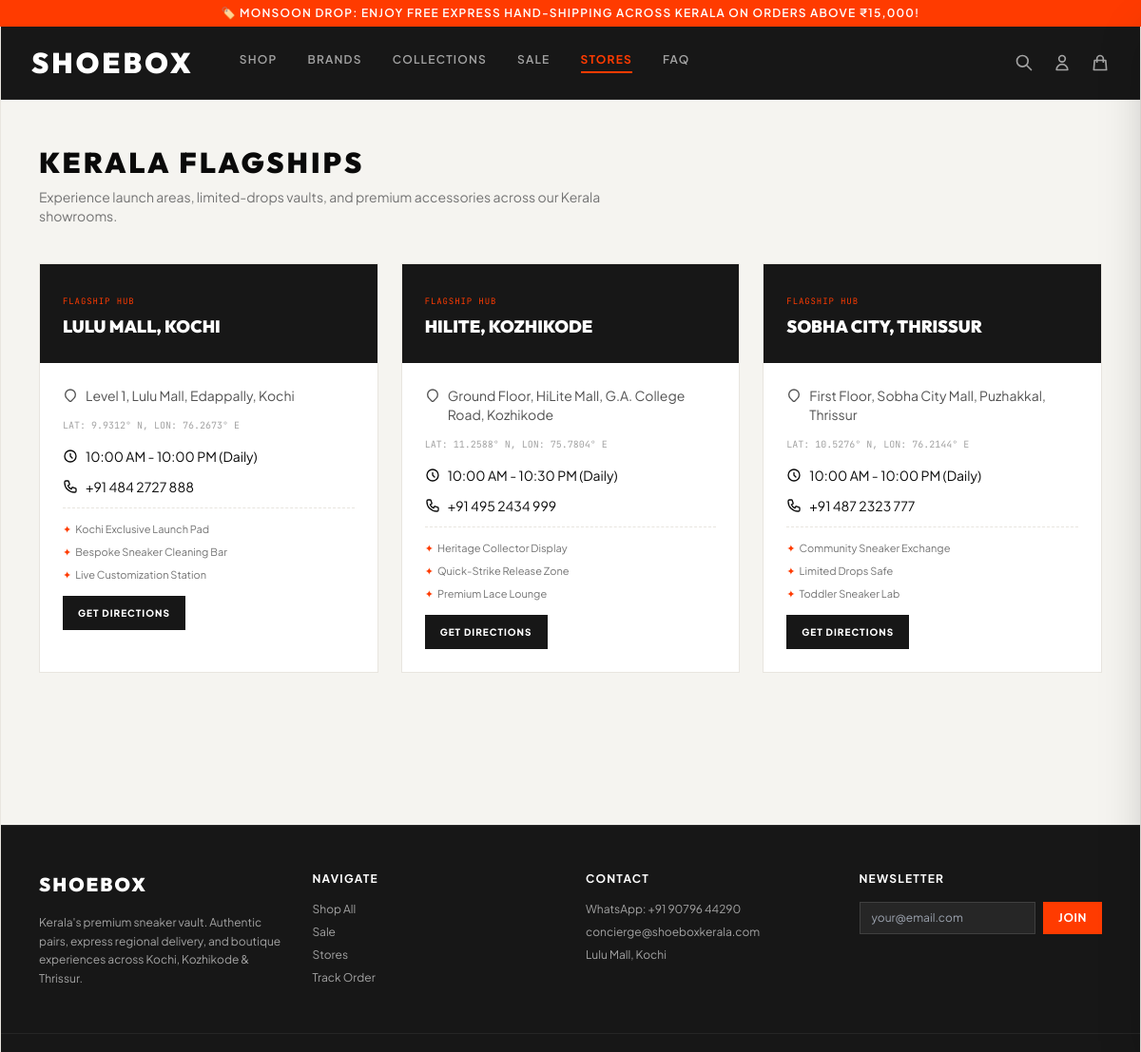
Screenshot of /stores.php with the database file from the repository.
### tables this page shows
CREATE TABLE stores (
  id             VARCHAR(30)  NOT NULL,
  name           VARCHAR(120) NOT NULL,
  location       VARCHAR(255) NOT NULL,
  coordinates    VARCHAR(80)  NOT NULL,
  directions_url VARCHAR(500) NOT NULL,
  phone          VARCHAR(20)  NOT NULL,
  hours          VARCHAR(80)  NOT NULL,
  sort_order     TINYINT UNSIGNED NOT NULL DEFAULT 0,
  PRIMARY KEY (id)
);

### config/database.php (called while the page is built, shortened)
<?php
function db(): PDO
{
    static $pdo = null;
    if ($pdo === null) {
        $dsn = 'mysql:host=' . DB_HOST . ';dbname=' . DB_NAME . ';charset=' . DB_CHARSET;
        $pdo = new PDO($dsn, DB_USER, DB_PASS, [
            PDO::ATTR_ERRMODE            => PDO::ERRMODE_EXCEPTION,
            PDO::ATTR_DEFAULT_FETCH_MODE => PDO::FETCH_ASSOC,
            PDO::ATTR_EMULATE_PREPARES   => false,
        ]);
    }
    return $pdo;
}

### includes/functions.php (called while the page is built, shortened)
<?php
function e(?string $value): string
{
    return htmlspecialchars($value ?? '', ENT_QUOTES, 'UTF-8');
}
function getStores(): array
{
    $stmt = db()->query('SELECT * FROM stores ORDER BY sort_order');
    $stores = $stmt->fetchAll();
    $featStmt = db()->query('SELECT store_id, feature FROM store_features ORDER BY sort_order');
    $features = [];
    foreach ($featStmt->fetchAll() as $f) {
        $features[$f['store_id']][] = $f['feature'];
    }
    return $stores;
}

### stores.php (the view, shortened to what this page needs)
<?php
$stores = getStores();
$selectedId = $_GET['id'] ?? null;
require __DIR__ . '/includes/header.php';
?>
<section class="px-6 sm:px-10 py-12">
  <h1 class="font-display font-black text-3xl uppercase tracking-widest mb-2">Kerala Flagships</h1>
  <p class="text-sm text-neutral-500 mb-10 max-w-2xl">Experience launch areas, limited-drops vaults, and premium accessories across our Kerala showrooms.</p>
  <div class="grid grid-cols-1 md:grid-cols-3 gap-6">
    <?php foreach ($stores as $store): ?>
    <div class="bg-white border border-[#E8E5DF] hover:border-black transition-all overflow-hidden <?= $selectedId === $store['id'] ? 'ring-2 ring-[#FF3B00]' : '' ?>">
      <div class="bg-neutral-900 text-white p-6">
        <span class="text-[9px] font-mono text-[#FF3B00] uppercase tracking-widest">Flagship Hub</span>
        <h2 class="font-display font-black text-lg uppercase mt-1"><?= e($store['name']) ?></h2>
      </div>
      <div class="p-6 space-y-3 text-sm">
        <p class="flex items-start gap-2 text-neutral-600">
          <svg class="w-4 h-4 mt-0.5 flex-shrink-0" fill="none" stroke="currentColor" viewBox="0 0 24 24"><path stroke-linecap="round" stroke-linejoin="round" stroke-width="2" d="M17.657 16.657L13.414 20.9a2 2 0 01-2.828 0l-4.244-4.243a8 8 0 1111.314 0z"/></svg>
          <?= e($store['location']) ?>
        </p>
        <p class="text-[10px] font-mono text-neutral-400"><?= e($store['coordinates']) ?></p>
        <p class="flex items-center gap-2"><svg class="w-4 h-4" fill="none" stroke="currentColor" viewBox="0 0 24 24"><path stroke-linecap="round" stroke-linejoin="round" stroke-width="2" d="M12 8v4l3 3m6-3a9 9 0 11-18 0 9 9 0 0118 0z"/></svg> <?= e($store['hours']) ?></p>
        <p class="flex items-center gap-2"> <?= e($store['phone']) ?></p>
        <ul class="pt-3 border-t border-dashed border-[#E8E5DF] space-y-1">
          <?php foreach ($store['features'] as $f): ?>
          <li class="text-[11px] text-neutral-500 flex items-center gap-1">
            <span class="text-[#FF3B00]">✦</span> <?= e($f) ?>
          </li>
          <?php endforeach; ?>
        </ul>
        <a href="<?= e($store['directions_url']) ?>" target="_blank" class="inline-block mt-4 bg-neutral-900 text-white text-[10px] font-black px-4 py-2 uppercase tracking-widest hover:bg-[#FF3B00] transition-colors">Get Directions</a>
      </div>
    </div>
    <?php endforeach; ?>
  </div>
</section>
<?php require __DIR__ . '/includes/footer.php'; ?>

### assets/css/style.css (style rules this page uses)
html, body { background-color: #F5F4F0; color: #0A0A0A; font-family: 'Plus Jakarta Sans', sans-serif; }

### rows the page displays
stores: name "LULU MALL, KOCHI", location "Level 1, Lulu Mall, Edappally, Kochi", coordinates "LAT: 9.9312° N, LON: 76.2673° E", hours "10:00 AM - 10:00 PM (Daily)", phone "+91 484 2727 888", f "Kochi Exclusive Launch Pad", f "Bespoke Sneaker Cleaning Bar", f "Live Customization Station"
stores: name "HILITE, KOZHIKODE", location "Ground Floor, HiLite Mall, G.A. College Road, Kozhikode", coordinates "LAT: 11.2588° N, LON: 75.7804° E", hours "10:00 AM - 10:30 PM (Daily)", phone "+91 495 2434 999", f "Heritage Collector Display", f "Quick-Strike Release Zone", f "Premium Lace Lounge"
stores: name "SOBHA CITY, THRISSUR", location "First Floor, Sobha City Mall, Puzhakkal, Thrissur", coordinates "LAT: 10.5276° N, LON: 76.2144° E", hours "10:00 AM - 10:00 PM (Daily)", phone "+91 487 2323 777", f "Community Sneaker Exchange", f "Limited Drops Safe", f "Toddler Sneaker Lab"
